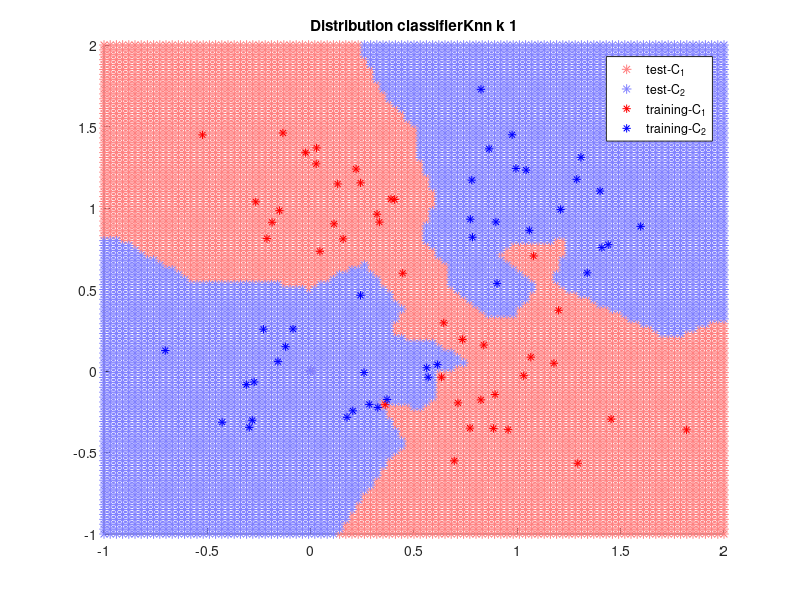

Recreate this plot in MATLAB. (Note: a time limit stopped this script after it produced the figure.)
#! /usr/bin/octave -qf

global mu = [0, 1; 1, 0; 0, 0; 1, 1];
global sigma = sqrt(0.1);
global nSampPerClass = 40;


# Generate samples
function _samples = generateSamples()
	global mu;
	global sigma;
	global nSampPerClass;

	_samples = [];
	samplesC1X = [];
	samplesC1Y = [];
	samplesC2X = [];
	samplesC2Y = [];

	subC1 = [[], []; [], []];
	subC2 = [[], []; [], []];
	for p = 1:2
		for d = 1:2
			myMu = mu(p, d);
			for s = 1:nSampPerClass
				subC1(p, d, s) = myMu + sigma*randn;
			endfor
		endfor
	endfor
	for p = 1:2
		for d = 1:2
			myMu = mu(2+p, d);
			for s = 1:nSampPerClass
				subC2(p, d, s) = myMu + sigma*randn;
			endfor
		endfor
	endfor

	for s = 1:nSampPerClass
		ci = 1 + mod(s, 2);
		x = subC1(ci, 1, s);
		y = subC1(ci, 2, s);
		samplesC1X(end+1) = x;
		samplesC1Y(end+1) = y;
	endfor

	for s = 1:nSampPerClass
		ci = 1 + mod(s, 2);
		x = subC2(ci, 1, s);
		y = subC2(ci, 2, s);
		samplesC2X(end+1) = x;
		samplesC2Y(end+1) = y;
	endfor

	_samples = [samplesC1Y; samplesC1X; samplesC2Y; samplesC2X];
endfunction


# measure distance between two data points
function _distance = distance(p1, p2)
	_distance = norm(p1-p2);
endfunction

# convenience function to access a datapoint
function _point = getPoint(data, index)
	_point = [data(index, 1), data(index, 2)];
endfunction



# 9.1 k Nearest Neighbors

function _knn = knn(dataTrainingC, point, k)
	distances = [];
	n = length(dataTrainingC);
	for i = 1:n # iterate over all training points
		x = getPoint(dataTrainingC, i); # training data point
		t = dataTrainingC(i, 3); # label
		# add distance and target of current point
		distances = [distances; distance(point, x), t];
	endfor
	distances = sortrows(distances); # sort rows (by first column -> sort by distance ascending)
	distances(k+1:end,:)=[]; # delete everything except the first k rows
	s = sum(distances, 1); # sum along the cols
	s(:,1) = []; # keep only the label sum
	_knn = round(s / k);
endfunction


# 9.2 Parzen Windows

function _pn = pn(dataTrainingC, point, parzenSigma)
	classesWeighted = [0, 0];
	n = length(dataTrainingC);
	for i = 1:n # iterate over all training points
		x = getPoint(dataTrainingC, i); # training data point
		t = dataTrainingC(i, 3); # label
		# add distance and target of current point
		classesWeighted(t) += 1 / sqrt(2*pi*parzenSigma^2) * exp(-distance(point, x)^2 / (2*parzenSigma^2));
	endfor
	if classesWeighted(1) > classesWeighted(2)
		_pn = 1;
	else
		_pn = 2;
	endif
endfunction



# 9.3 RBF Network

function _phi = phi(x, rbfMu, rbfSigma)
	_phi = exp(-1 * distance(x, rbfMu)^2 / 2 * rbfSigma^2);
endfunction

# calculate the k centroids
function _centroids = kmeans(dataTrainingC, k)
	n = length(dataTrainingC);
	# pick random data points as initial centroids
	t = [];
	for i = 1:k
		index = unidrnd(n);
		t = [t; getPoint(dataTrainingC, index)];
	endfor
	# update cenroids
	for i = 1:(10 * n)
		index = unidrnd(n);
		# choose data point
		x = getPoint(dataTrainingC, index);

		# determine closest centroid
		distances = [];
		for j = 1:length(t)
			distances = [distances; distance(x, t(j,:)), j];
		endfor
		distances = sortrows(distances);
		jnearest = distances(1,2);
		nearest = t(jnearest,:);

		# update centroid
		nearest = nearest + (1 / n) * (x - nearest);
		t(jnearest,:) = nearest;
	endfor
	_centroids = t;
endfunction


function plotClsDist(dataTrainingP, testC1, testC2, name)
	global mySamples;
	global stepSize;

	distSymbSize = 40 * sqrt(stepSize);

	f = figure('Visible', 'off');
	hold on
	if length(testC1) > 0
		plot(testC1'(1,:), testC1'(2,:), '*', 'color', [1.0 0.5 0.5], 'markersize', distSymbSize);
	endif
	if length(testC2) > 0
		plot(testC2'(1,:)', testC2'(2,:), '*', 'color', [0.5 0.5 1.0], 'markersize', distSymbSize);
	endif

	plot(dataTrainingP(1,:), dataTrainingP(2,:), '*', 'color', [1.0 0.0 0.0]);
	plot(dataTrainingP(3,:), dataTrainingP(4,:), '*', 'color', [0.0 0.0 1.0]);
	title(strrep(strcat("Distribution_", name), "_", " "));
	legend(["test-C_1"; "test-C_2"; "training-C_1"; "training-C_2"]);
	print(strcat("out_", name, ".png"), "-dpng");
	hold off
endfunction


function _classifiedGrid = classifyGrid(dataTrainingC, classifier)
	global stepSize;

	_classifiedGrid = [];

	steps = -1 : stepSize : 2;
	for x = steps
		for y = steps
			tdi = length(_classifiedGrid) + 1;
			_classifiedGrid(tdi, 1) = x;
			_classifiedGrid(tdi, 2) = y;
			isInit = (x == -1) && (y == -1);
			_classifiedGrid(tdi, 3) = feval(classifier, dataTrainingC, [x, y], isInit);
		endfor
	endfor
endfunction



function _testClassData = separateTestDataIntoClasses(classifiedGrid, wantedClass)
	_testClassData = [];
	for tdi = 1:length(classifiedGrid)
		if classifiedGrid(tdi, 3) == wantedClass
			newInd = length(_testClassData) + 1;
			_testClassData(newInd, 1) = classifiedGrid(tdi, 1);
			_testClassData(newInd, 2) = classifiedGrid(tdi, 2);
			_testClassData(newInd, 3) = classifiedGrid(tdi, 3);
		end
	endfor
endfunction

function _cls = classifierKnn(dataTrainingC, point, isInit)
	global k;
	_cls = knn(dataTrainingC, point, k);
endfunction

function _cls = classifierParzen(dataTrainingC, point, isInit)
	global parzenSigma;
	_cls = pn(dataTrainingC, point, parzenSigma);
endfunction

function _cls = classifierRbf(dataTrainingC, point, isInit)
	global rbfK;
	global rbfSigma;
	global rbfMus;
	global rbfX;
	global rbfW;
	global rbfWC1;
	global rbfWC2;
	if isInit
		rbfMus = kmeans(dataTrainingC, rbfK);
		rbfX = dataTrainingC;
		rbfX(:,3:end)=[]; # delete the labels
		phiMatrix = [];
		for j = 1:rbfK
			phiCol = [];
			for alpha = 1:length(rbfX)
					phiCol = [phiCol; phi(rbfX(alpha), rbfMus(j), rbfSigma)];
			endfor
			phiMatrix = [phiMatrix phiCol];
		endfor
		% once we are here, phiMatrix is 80x4

		phiMatrix = [phiMatrix ones(length(rbfX), 1)]; % add bias, phiMatrix is now 80x5
		% get labels
		rbfT = dataTrainingC;
		rbfT(:,4)=[]; # delete the filler
		rbfT(:,1:2)=[]; # delete the data
		% comute weight vector
		%rbfW = pinv(phiMatrix) * rbfT;
		half = length(rbfX) / 2; % this is hard coded, won't work for more than 2 classes
		rbfTC1 = [ones(half, 1); zeros(half, 1)]; % hard coded: we suppose, that the first half data points are class1, the second half class two
		rbfTC2 = [zeros(half, 1); ones(half, 1)];
		rbfWC1 = pinv(phiMatrix) * rbfTC1;
		rbfWC2 = pinv(phiMatrix) * rbfTC2;
	endif

	% compute output
	%_y = 0;
	_yC1 = 0;
	_yC2 = 0;
	for j = 1:(rbfK)
		phiJ = phi(point, rbfMus(j), rbfSigma);
		%_y += rbfW(j) * phiJ;
		_yC1 += rbfWC1(j) * phiJ;
		_yC2 += rbfWC2(j) * phiJ;
	endfor
	% add bias
	%_y += _y + rbfW(rbfK+1) * 1.0;
	_yC1 += _yC1 + rbfWC1(rbfK+1) * 1.0;
	_yC2 += _yC2 + rbfWC2(rbfK+1) * 1.0;

	%if _y < 1.5
	if _yC1 < _yC2
		_cls = 1;
	else
		_cls = 2;
	endif
endfunction

function _cls = plotClassifier(dataTrainingC, dataTrainingP, classifier, nameSuffix)
	classifiedGrid = classifyGrid(dataTrainingC, classifier);
	testClassData1 = separateTestDataIntoClasses(classifiedGrid, 1);
	testClassData2 = separateTestDataIntoClasses(classifiedGrid, 2);

	name = strcat(classifier, "_", nameSuffix);
	plotClsDist(dataTrainingP, testClassData1, testClassData2, name);
endfunction


function plotKnn(dataTrainingC, dataTrainingP, myK)
	global k;
	k = myK;
	plotClassifier(dataTrainingC, dataTrainingP, 'classifierKnn', strcat("k_", num2str(k)));
endfunction

function plotParzen(dataTrainingC, dataTrainingP, mySigma)
	global parzenSigma;
	parzenSigma = mySigma;
	plotClassifier(dataTrainingC, dataTrainingP, 'classifierParzen', strcat("sigma_", num2str(parzenSigma)));
endfunction

function plotRbf(dataTrainingC, dataTrainingP, myK, mySigma)
	global rbfK;
	global rbfSigma;
	rbfK = myK;
	rbfSigma = mySigma;
	plotClassifier(dataTrainingC, dataTrainingP, 'classifierRbf', strcat("k_", num2str(rbfK), "_sigma_", num2str(rbfSigma)));
endfunction



dataTrainingP = generateSamples();

dataTrainingC = [
	dataTrainingP(1,:)' dataTrainingP(2,:)' 1 * ones(nSampPerClass, 1), zeros(nSampPerClass, 1);
	dataTrainingP(3,:)' dataTrainingP(4,:)' 2 * ones(nSampPerClass, 1), zeros(nSampPerClass, 1)];

global stepSize = 0.03;




for myK = [1, 5, 25]
	plotKnn(dataTrainingC, dataTrainingP, myK);
endfor

for mySigma = [0.01, 0.1, 0.5]
	plotParzen(dataTrainingC, dataTrainingP, mySigma);
endfor


for myK = [4, 8]
	for mySigma = [0.01, 0.015, 0.02, 0.025, 0.5]
		plotRbf(dataTrainingC, dataTrainingP, myK, mySigma);
	endfor
endfor
